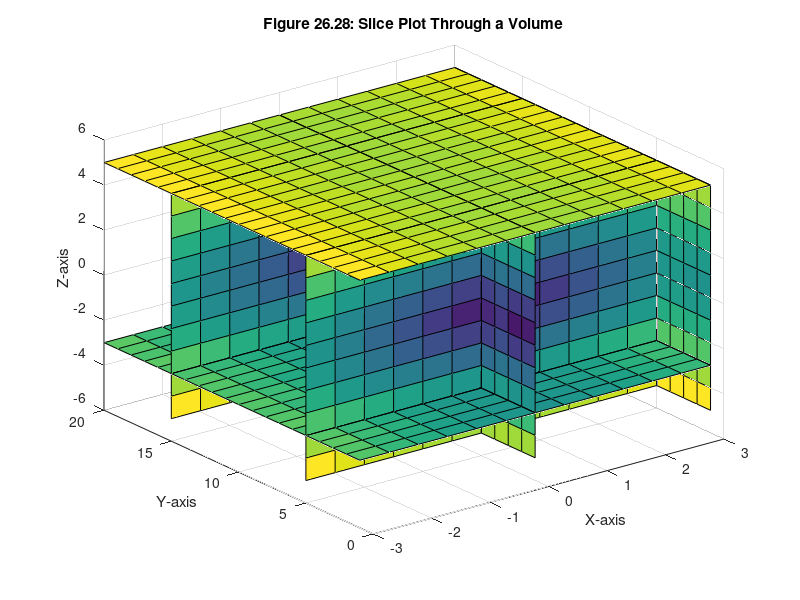
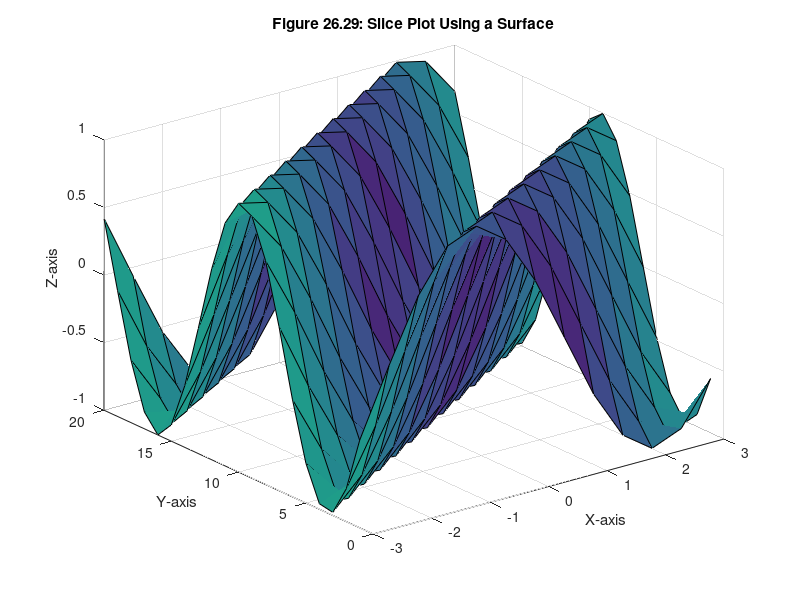
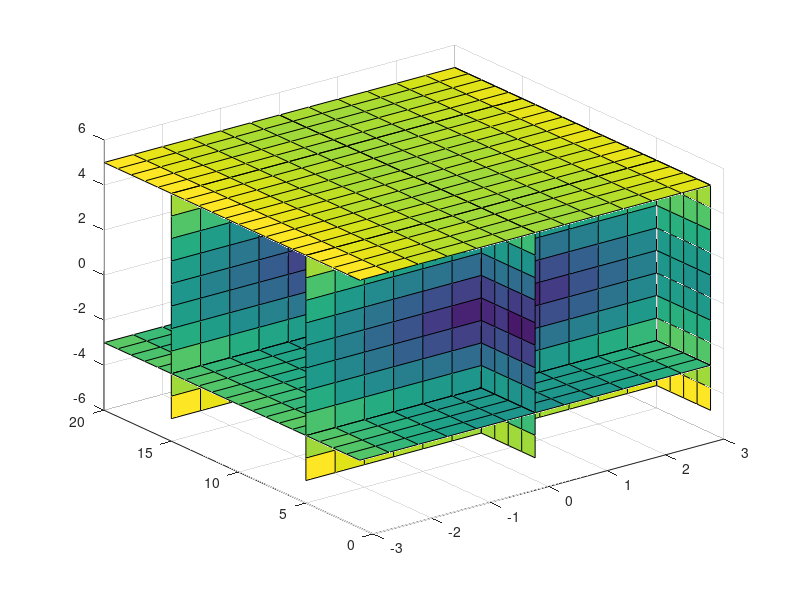

The MATLAB script that drew these images, in order: (Note: this script raises an error after producing the figures.)
% MATLAB Script: VolumeVisualization.m

x = linspace(-3,3,13);        % x coordinate pairs
y = 1:20;                     % y coordinate pairs
z = -5:5;                     % z coordinate pairs
[X,Y,Z] = meshgrid(x,y,z);    % meshgrid works here too!
size(X)

% Slice Plot Through Volume
V = sqrt(X.^2 + cos(Y).^2 + Z.^2);
slice(X,Y,Z,V,[0 3],[5 15],[-3 5])
xlabel('X-axis')
ylabel('Y-axis')
zlabel('Z-axis')
title('Figure 26.28: Slice Plot Through a Volume')

% Slice Plot Using Surface
figure;
[xs,ys] = meshgrid(x,y);
zs = sin(-xs+ys/2);  % a surface to use
slice(X,Y,Z,V,xs,ys,zs)
xlabel('X-axis')
ylabel('Y-axis')
zlabel('Z-axis')
title('Figure 26.29: Slice Plot Using a Surface')

% Slice Plot with Selected Contours
figure;
slice(X,Y,Z,V,[0 3],[5 15],[-3 5])
hold on
h = contourslice(X,Y,Z,V,3,[5 15],[]);
set(h,'EdgeColor','k','Linewidth',1.5)
xlabel('X-axis')
ylabel('Y-axis')
zlabel('Z-axis')
title('Figure 26.30: Slice Plot with Selected Contours')
hold off

% Isosurface Plot
figure;
[X,Y,Z,V] = flow(13);          % get flow data
fv = isosurface(X,Y,Z,V,-2);   % find surface of value -2

subplot(1,2,1)
p = patch(fv);                 % plot V = -2 surface
set(p,'FaceColor',[0.5 0.5 0.5],'EdgeColor','Black'); % modify patches
view(3), axis equal tight, grid on % pretty it up
title({'Figure 26.31a:' 'Isosurface Plot, V = 2'})

subplot(1,2,2)
p = patch(shrinkfaces(fv,0.3));   % shrink faces to 30% of original
set(p,'Facecolor',[0.5 0.5 0.5],'EdgeColor','Black'); % modify patches
view(3), axis equal tight, grid on % pretty it up
title({'Figure 26.31b:' 'Shrunken Face Isosurface Plot, V = 2'})

% Additional Isosurface Plot
figure;
[X,Y,Z,V] = flow;
fv = isosurface(X,Y,Z,V,-2);
subplot(2,2,1) % Original
p = patch(fv);
Np = size(get(p,'Faces'),1);
set(p,'FaceColor',[0.5 0.5 0.5],'EdgeColor','Black');
view(3), axis equal tight, grid on % pretty it up
zlabel(sprintf('%d Patches',Np))
title('Figure 26.32a: Original')

subplot(2,2,2) % Reduce Volume
[Xr,Yr,Zr,Vr] = reducevolume(X,Y,Z,V,[3 2 2]);
fvr = isosurface(Xr,Yr,Zr,Vr,-2);
p = patch(fvr);
Np = size(get(p,'Faces'),1);
set(p,'FaceColor',[0.5 0.5 0.5],'EdgeColor','Black');
view(3), axis equal tight, grid on % pretty it up
zlabel(sprintf('%d Patches',Np))
title('Figure 26.32b: Reduce Volume')

subplot(2,2,3)  % Reduce Patch
p = patch(fv);
set(p,'FaceColor',[0.5 0.5 0.5],'EdgeColor','Black');
view(3), axis equal tight, grid on % pretty it up
reducepatch(p,0.15) % keep 15 percent of the faces
Np = size(get(p,'Faces'),1);
zlabel(sprintf('%d Patches',Np))
title('Figure 26.32c: Reduce Patches')

subplot(2,2,4) % Reduce Volume and Patch
p = patch(fvr);
set(p,'FaceColor',[0.5 0.5 0.5],'EdgeColor','Black');
view(3), axis equal tight, grid on % pretty it up
reducepatch(p,0.15) % keep 15 percent of the faces
Np = size(get(p,'Faces'),1);
zlabel(sprintf('%d Patches',Np))
title('Figure 26.32d: Reduce Both')
